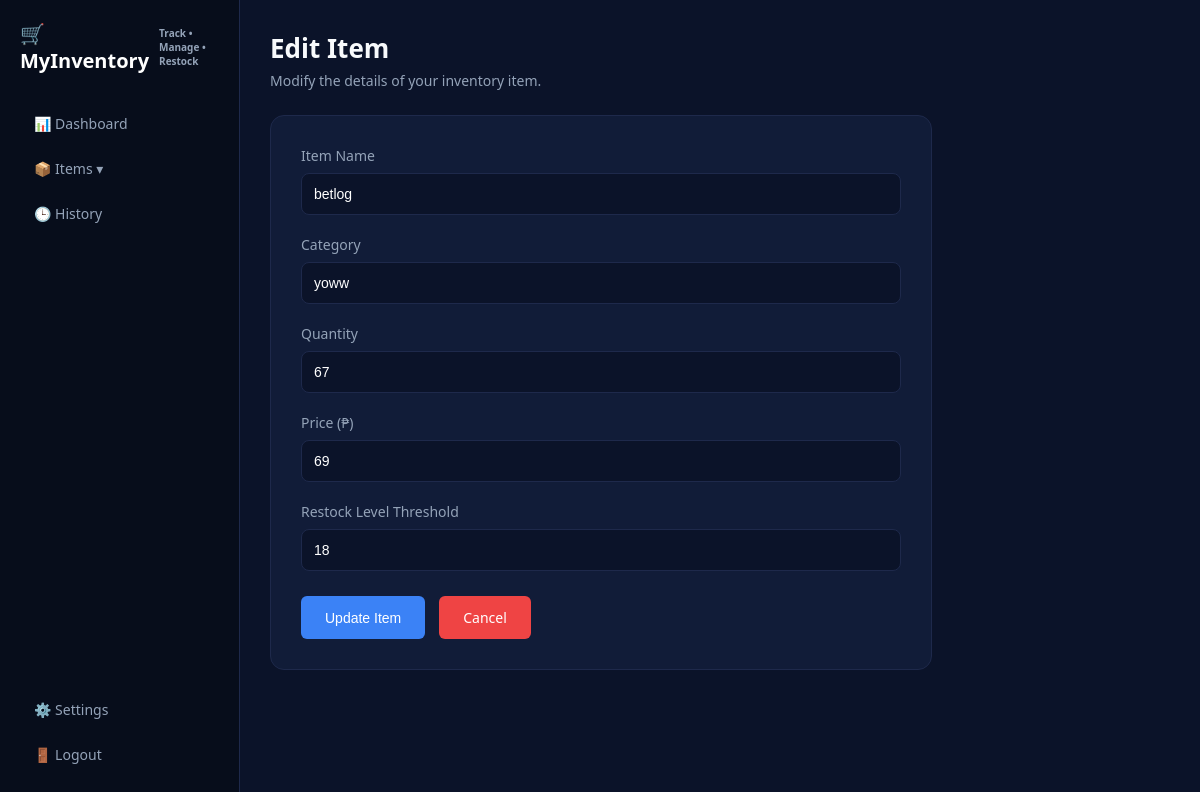
/my_edit.php?id=5, run on an earlier commit of the app's database.
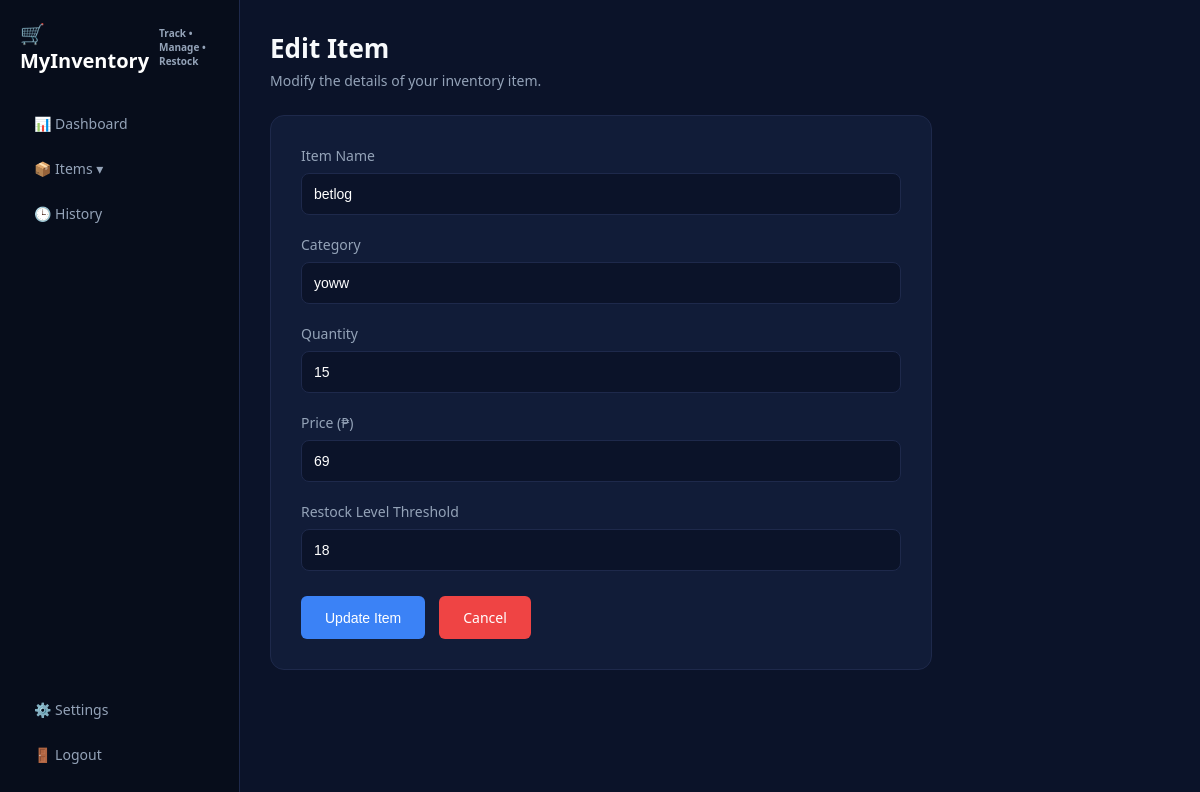
And on a later commit of the database.
### tables this page shows
CREATE TABLE items (
            id INTEGER PRIMARY KEY AUTOINCREMENT,
            name TEXT NOT NULL,
            category TEXT NOT NULL,
            quantity TEXT NOT NULL,
            price REAL NOT NULL,
            restock_level INTEGER NOT NULL,
            date_added DATETIME DEFAULT CURRENT_TIMESTAMP
        );

### my_edit.php (the view, shortened to what this page needs)
<?php
require_once 'includes/db.php';
$id = $_GET['id'] ?? 0;
$stmt = $pdo->prepare("SELECT * FROM items WHERE id = ?");
$stmt->execute([$id]);
$item = $stmt->fetch();
?>
<!DOCTYPE html>
<html lang="en">
<head>
    <link rel="stylesheet" href="css/style.css">
</head>
<body>
    <div class="sidebar">
        <div>
            <div class="logo-area">🛒 MyInventory <span class="logo-sub">Track • Manage • Restock</span></div>
            <ul>
                <li><a href="my_dashboard.php">📊 Dashboard</a></li>
                <li>
                    <a href="javascript:void(0);" onclick="toggleSubmenu(event)">📦 Items ▾</a>
                </li>
                <li><a href="my_history.php">🕒 History</a></li>
            </ul>
        </div>
        <div>
            <ul>
                <li><a href="settings.php">⚙️ Settings</a></li>
                <li><a href="logout.php">🚪 Logout</a></li>
            </ul>
        </div>
    </div>
    <div class="main-content">
        <div class="header-top">
            <div>
                <h1>Edit Item</h1>
                <p>Modify the details of your inventory item.</p>
            </div>
        </div>
        <div class="form-card">
            <form action="my_update.php" method="POST">
                <div class="form-group">
                    <label>Item Name</label>
                    <input type="text" name="name" value="<?php echo htmlspecialchars($item['name']); ?>" required>
                </div>
                <div class="form-group">
                    <label>Category</label>
                    <input type="text" name="category" value="<?php echo htmlspecialchars($item['category']); ?>" required>
                </div>
                <div class="form-group">
                    <label>Quantity</label>
                    <input type="text" name="quantity" value="<?php echo htmlspecialchars($item['quantity']); ?>" required>
                </div>
                <div class="form-group">
                    <label>Price (₱)</label>
                    <input type="number" step="0.01" name="price" value="<?php echo $item['price']; ?>" required>
                </div>
                <div class="form-group">
                    <label>Restock Level Threshold</label>
                    <input type="number" name="restock_level" value="<?php echo $item['restock_level']; ?>" required>
                </div>
                <div class="form-actions">
                    <button type="submit" class="btn-action" style="padding: 12px 24px; font-size:14px;">Update Item</button>
                    <a href="my_items.php" class="btn-action delete" style="padding: 12px 24px; font-size:14px; text-decoration:none; display:inline-flex; align-items:center;">Cancel</a>
                </div>
            </form>
        </div>
    </div>
</body>
</html>

What changed in the data, as far as the page shows it:
changed items "betlog": quantity "67" → "15"
